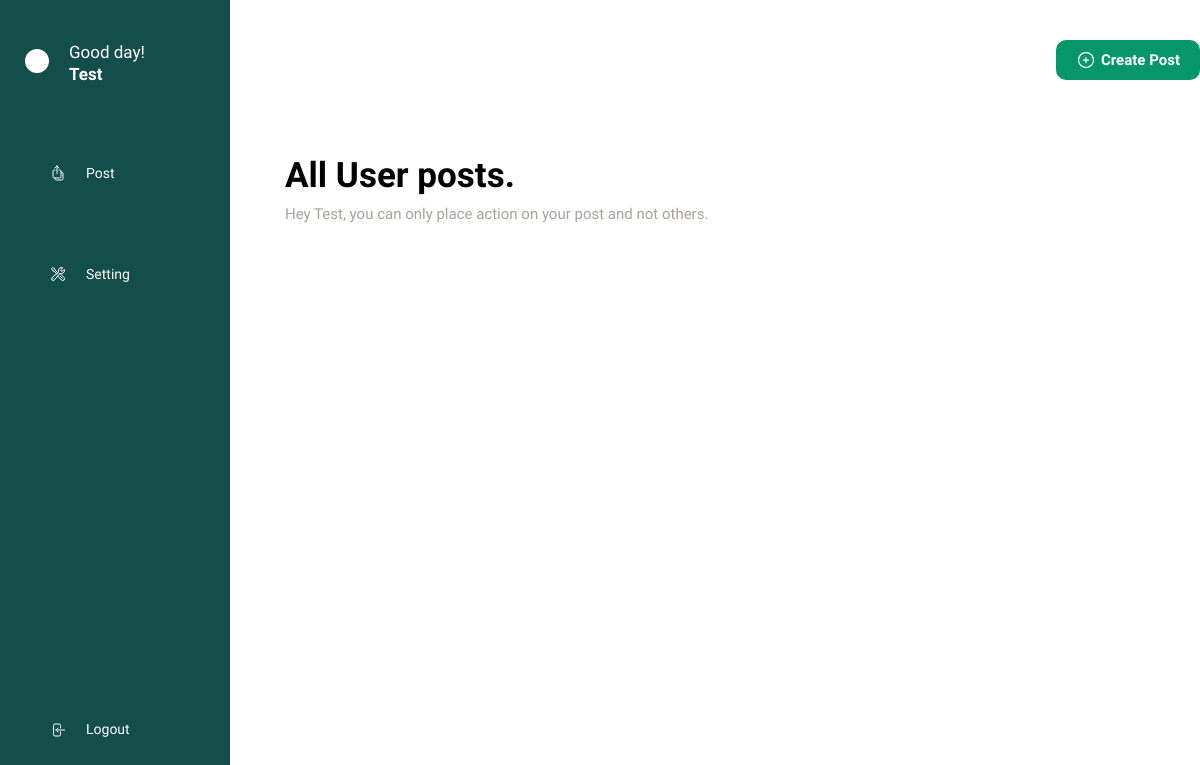
Page /dashboard (signed in) on the earlier database version.
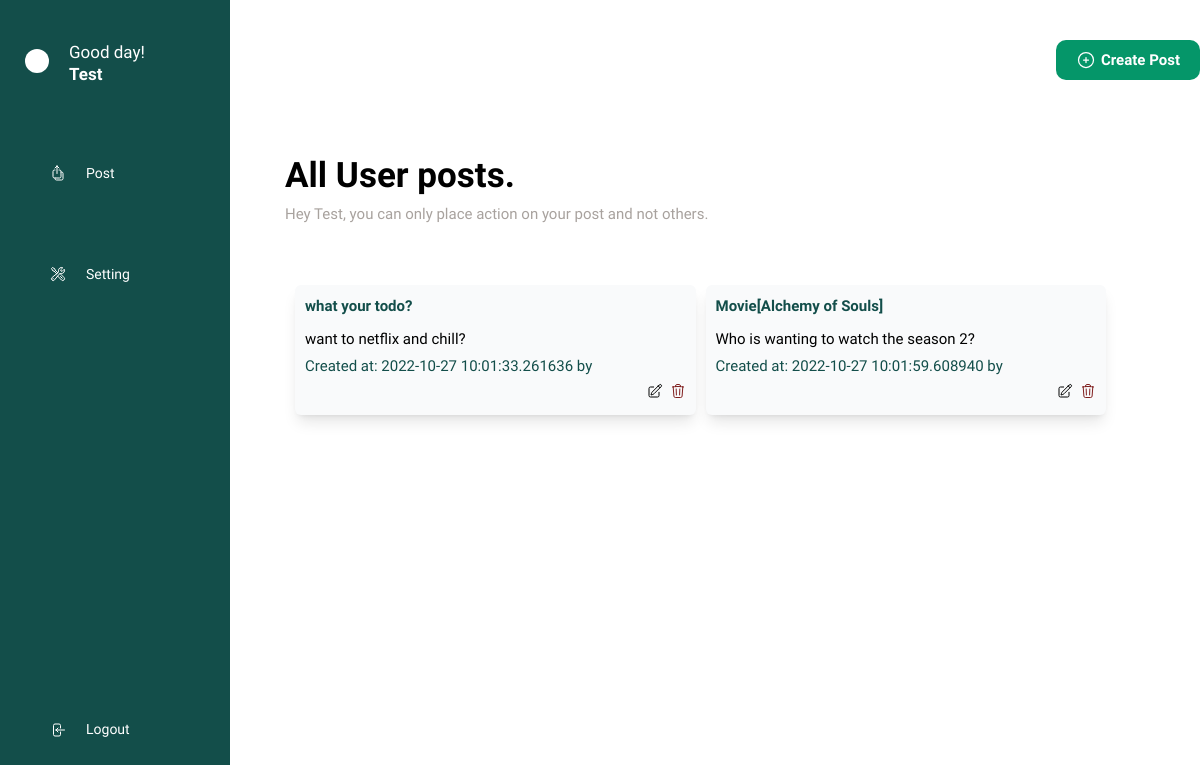
Same page on the later database version.
### app.py (models this page shows, shortened)
class Post(db.Model):
    id = db.Column(db.Integer, primary_key=True, unique=True)
    title = db.Column(db.String(100))
    content = db.Column(db.String(1000))
    author = db.Column(db.String(100), nullable=False)
    date = db.Column(db.DateTime, default=datetime.utcnow)

### app.py (the view)
@app.route('/dashboard')
@login_required
def dashboard():
    user = current_user
    blogs = Post.query.all()
    return render_template('dashboard.html', blogs=blogs, user=user)

### app.py (called while the page is built)
@login_manager.user_loader
def user_loader(id):
    return User.query.get(int(id))

### templates/dashboard.html (shortened to what the changed rows need)
<!DOCTYPE html>
<html lang="en">
<head>
    <script src="https://cdn.tailwindcss.com"></script>
</head>
<body>
    <div class="md:flex md:items-top">
        <div class="md:ml-[260px] w-[90%] pb-[30px] md:w-[65%] lg:w-[80%] mt-[120px] md:mt-[0px] lg:mt-[0px]">
            <div class="mt-[60px] w-full py-[10px] px-[25px]">
                <div class="flex flex-row flex-wrap mt-[30px] items-center w-full">
                    {% if user %}
                    {% for blog in blogs %}
                    <div
                        class="bg-[#f9fafb] h-fit md:h-[130px] mt-[30px] ml-[10px] overflow-y-scroll p-[10px] shadow-lg w-full md:w-[45%] rounded-[6px]">
                        <div class="font-[700] text-[15px] text-[#134e4a]">{{ blog.title }}</div>
                        <div class="font-[500] text-[15px] text-[#000] mt-[10px]">{{ blog.content }}</div>
                        <div class="font-[500] text-[12px] md:text-[15px] text-[#134e4a] mt-[5px]">Created at: {{
                            blog.date }} by
                            {{ blog.author }}</div>
                        <div class="mt-[5px] text-right w-full">
                            <div class="flex space-x-[7px] float-right">
                                <a href="{{ url_for('update' ,id = blog.id) }}">
                                    <div>
                                    </div>
                                </a>
                                <a href="{{ url_for('delete' ,id = blog.id) }}">
                                    <div class="text-red-900">
                                    </div>
                                </a>
                            </div>
                        </div>
                    </div>
                    {% endfor %}
                    {% endif %}
                </div>
            </div>
        </div>
    </div>
</body>
</html>

Differences in the rows shown:
added Post: title "what your todo?", content "want to netflix and chill?", date "2022-10-27 10:01:33.261636"
added Post: title "Movie[Alchemy of Souls]", content "Who is wanting to watch the season 2?", date "2022-10-27 10:01:59.608940"
